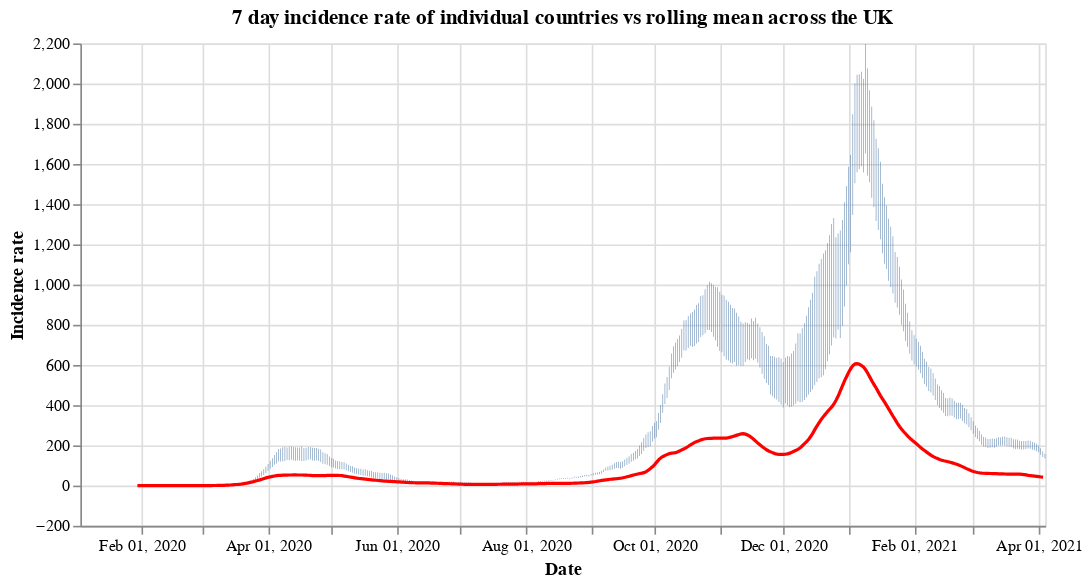

Source (notebook cell):
### Code cell
#collapse
countries = uk_cases['areaName'].unique()
countries.sort()

selection = alt.selection_single(
    name='Select',
    fields=['areaName'],
    init={'areaName': 'Wales'},
    bind={'areaName': alt.binding_select(options=countries)}
)

# scatter plot, modify opacity based on selection
bars = alt.Chart(uk_cases).mark_bar().add_selection(
    selection
).encode(
    x=alt.X("yearmonthdate(date):T", axis=alt.Axis(title='Date')),
    y=alt.Y("weeklyCasesRate:Q", axis=alt.Axis(title='Incidence rate')),
    tooltip='weeklyCasesRate:Q',
    opacity=alt.condition(selection, alt.value(1), alt.value(0))
).properties(title=f'7 day incidence rate of individual countries vs rolling mean across the UK', width=600)

line = alt.Chart(overview_cases).mark_line(
    color='red',
    size=2,
).transform_window(
    rolling_mean='mean(weeklyCasesRate)',
    frame=[0, 7]
).encode(
    x='yearmonthdate(date):T',
    y='rolling_mean:Q'
)

alt.layer(bars, line)

### Figure 1 — Vega-Lite specification as saved in the notebook (floating-point values rounded to 4 significant figures; data arrays with more than 128 entries replaced by an {"elided": "..."} marker saying what was removed)
{"config": {"view": {"continuousWidth": 400, "continuousHeight": 300}}, "layer": [{"data": {"name": "data-cfb22ecf6ad3cabf65efbb9c5dd53e28"}, "mark": "bar", "encoding": {"opacity": {"condition": {"value": 1, "selection": "Select"}, "value": 0}, "tooltip": {"type": "quantitative", "field": "weeklyCasesRate"}, "x": {"type": "temporal", "axis": {"title": "Date"}, "field": "date", "timeUnit": "yearmonthdate"}, "y": {"type": "quantitative", "axis": {"title": "Incidence rate"}, "field": "weeklyCasesRate"}}, "selection": {"Select": {"type": "single", "fields": ["areaName"], "init": {"areaName": "Wales"}, "bind": {"areaName": {"input": "select", "options": ["England", "Northern Ireland", "Scotland", "Wales"]}}}}, "title": "7 day incidence rate of individual countries vs rolling mean across the UK", "width": 600}, {"data": {"name": "data-ecb7dff26c97c249cfd54dc8c37a7de7"}, "mark": {"type": "line", "color": "red", "size": 2}, "encoding": {"x": {"type": "temporal", "field": "date", "timeUnit": "yearmonthdate"}, "y": {"type": "quantitative", "field": "rolling_mean"}}, "transform": [{"window": [{"op": "mean", "field": "weeklyCasesRate", "as": "rolling_mean"}], "frame": [0, 7]}]}], "$schema": "https://vega.github.io/schema/vega-lite/v4.8.1.json", "datasets": {"data-cfb22ecf6ad3cabf65efbb9c5dd53e28": {"elided": "1828 records"}, "data-ecb7dff26c97c249cfd54dc8c37a7de7": {"elided": "430 records"}}}
